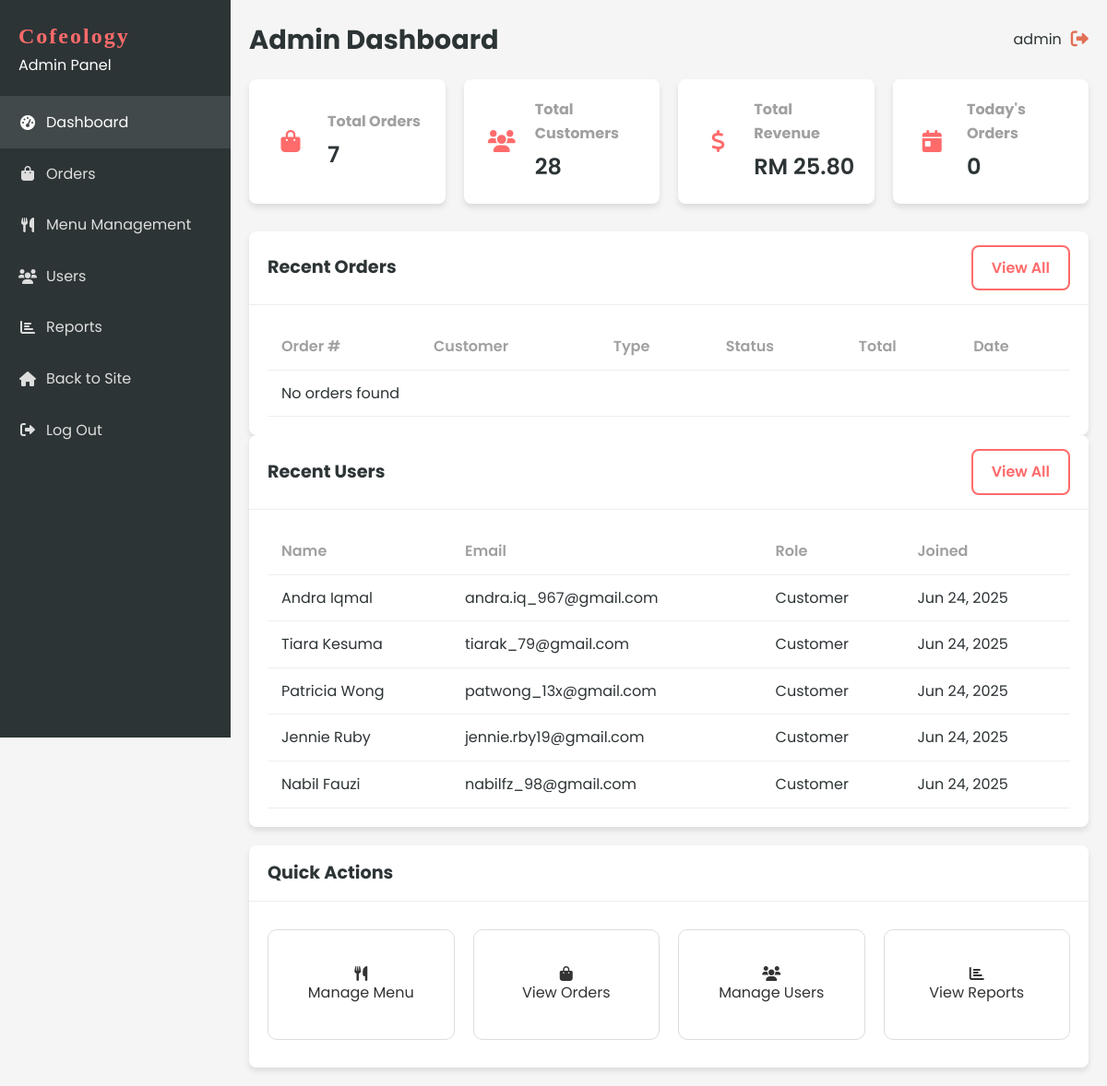
The app's page /admin/dashboard.php (signed in) with its own data.
### tables this page shows
CREATE TABLE `customer` (
  `CUST_ID` int(11) NOT NULL AUTO_INCREMENT,
  `CUSTOMER_ID` varchar(20) NOT NULL,
  `CUST_NAME` varchar(100) NOT NULL,
  `CUST_NPHONE` varchar(20) NOT NULL,
  `CUST_EMAIL` varchar(100) NOT NULL,
  `CUST_PASSWORD` varchar(255) NOT NULL,
  `MEMBERSHIP` enum('basic','premium','vip') DEFAULT 'basic',
  `created_at` timestamp NOT NULL DEFAULT current_timestamp(),
  `updated_at` timestamp NOT NULL DEFAULT current_timestamp() ON UPDATE current_timestamp(),
  PRIMARY KEY (`CUST_ID`),
  UNIQUE KEY `CUSTOMER_ID` (`CUSTOMER_ID`),
  UNIQUE KEY `CUST_EMAIL` (`CUST_EMAIL`),
  KEY `idx_customer_email` (`CUST_EMAIL`)
);

### includes/functions.php (called while the page is built, shortened)
<?php
function formatCurrency($amount) {
    return 'RM ' . number_format($amount, 2);
}
?>

### admin/dashboard.php (the view, shortened to what this page needs)
<?php
include '../includes/db_connect.php';
include '../includes/functions.php';
$stats = [];
$result = $conn->query("SELECT COUNT(*) as total FROM `ORDER`");
$stats['total_orders'] = $result ? $result->fetch_assoc()['total'] : 0;
$result = $conn->query("SELECT COUNT(*) as total FROM CUSTOMER");
$stats['total_customers'] = $result ? $result->fetch_assoc()['total'] : 0;
$result = $conn->query("SELECT SUM(TOT_AMOUNT) as total FROM `ORDER` WHERE ORDER_STATUS = 'completed'");
$stats['total_revenue'] = $result ? ($result->fetch_assoc()['total'] ?? 0) : 0;
$today = date('Y-m-d');
$result = $conn->query("SELECT COUNT(*) as total FROM `ORDER` WHERE DATE(ORDER_DATE) = '$today'");
$stats['today_orders'] = $result ? $result->fetch_assoc()['total'] : 0;
$stmt = $conn->prepare("
    SELECT o.ORDER_ID, o.ORDER_NUMBER, o.ORDER_DATE, o.ORDER_TIME, o.ORDER_TYPE, o.ORDER_STATUS, o.TOT_AMOUNT,
           c.CUST_NAME as customer_name, c.CUST_EMAIL as customer_email
    FROM `ORDER` o
    JOIN CUSTOMER c ON o.CUST_ID = c.CUST_ID
    ORDER BY o.ORDER_DATE DESC, o.ORDER_TIME DESC
    LIMIT 10
");
$stmt->execute();
$recentOrders = $stmt->get_result()->fetch_all(MYSQLI_ASSOC);
$stmt = $conn->prepare("
    SELECT CUST_ID, CUST_NAME, CUST_EMAIL, MEMBERSHIP, created_at
    FROM CUSTOMER
    ORDER BY created_at DESC
    LIMIT 5
");
$stmt->execute();
$recentUsers = $stmt->get_result()->fetch_all(MYSQLI_ASSOC);
?>
<!DOCTYPE html>
<html lang="en">
<head>
    <link rel="stylesheet" href="../css/style.css?v=1.1">
    <link rel="stylesheet" href="../css/dashboard.css?v=1.1">
    <link rel="stylesheet" href="https://cdnjs.cloudflare.com/ajax/libs/font-awesome/6.0.0-beta3/css/all.min.css">
</head>
<body>
    <div class="dashboard-container">
        <?php include 'sidebar.php'; ?>
        <div class="dashboard-content">
            <header class="dashboard-header">
                <div class="header-title">
                    <h1>Admin Dashboard</h1>
                </div>
                <div class="header-actions">
                    <div class="user-info">
                        <span><?php echo htmlspecialchars($_SESSION['user_name']); ?></span>
                        <a href="../logout.php" class="logout-btn">
                            <i class="fas fa-sign-out-alt"></i>
                        </a>
                    </div>
                </div>
            </header>
            <div class="dashboard-stats">
                <div class="stat-card">
                    <div class="stat-icon">
                        <i class="fas fa-shopping-bag"></i>
                    </div>
                    <div class="stat-info">
                        <h3>Total Orders</h3>
                        <p><?php echo number_format($stats['total_orders']); ?></p>
                    </div>
                </div>
                <div class="stat-card">
                    <div class="stat-icon">
                        <i class="fas fa-users"></i>
                    </div>
                    <div class="stat-info">
                        <h3>Total Customers</h3>
                        <p><?php echo number_format($stats['total_customers']); ?></p>
                    </div>
                </div>
                <div class="stat-card">
                    <div class="stat-icon">
                        <i class="fas fa-dollar-sign"></i>
                    </div>
                    <div class="stat-info">
                        <h3>Total Revenue</h3>
                        <p><?php echo formatCurrency($stats['total_revenue']); ?></p>
                    </div>
                </div>
                <div class="stat-card">
                    <div class="stat-icon">
                        <i class="fas fa-calendar-day"></i>
                    </div>
                    <div class="stat-info">
                        <h3>Today's Orders</h3>
                        <p><?php echo number_format($stats['today_orders']); ?></p>
                    </div>
                </div>
            </div>
            <div class="dashboard-main">
                <div class="dashboard-grid">
                    <div class="card">
                        <div class="card-header">
                            <h2>Recent Orders</h2>
                            <a href="orders.php" class="btn btn-outline btn-sm">View All</a>
                        </div>
                        <div class="card-body">
                            <div class="table-responsive">
                                <table class="table">
                                    <thead>
                                        <tr>
                                            <th>Order #</th>
                                            <th>Customer</th>
                                            <th>Type</th>
                                            <th>Status</th>
                                            <th>Total</th>
                                            <th>Date</th>
                                        </tr>
                                    </thead>
                                    <tbody>
                                        <?php if (empty($recentOrders)): ?>
                                            <tr>
                                                <td colspan="6" class="text-center">No orders found</td>
                                            </tr>
                                        <?php endif; ?>
                                    </tbody>
                                </table>
                            </div>
                        </div>
                    </div>
                    <div class="card">
                        <div class="card-header">
                            <h2>Recent Users</h2>
                            <a href="users.php" class="btn btn-outline btn-sm">View All</a>
                        </div>
                        <div class="card-body">
                            <div class="table-responsive">
                                <table class="table">
                                    <thead>
                                        <tr>
                                            <th>Name</th>
                                            <th>Email</th>
                                            <th>Role</th>
                                            <th>Joined</th>
                                        </tr>
                                    </thead>
                                    <tbody>
                                        <?php if (empty($recentUsers)): ?>
                                            <tr>
                                                <td colspan="4" class="text-center">No users found</td>
                                            </tr>
                                        <?php else: ?>
                                            <?php foreach ($recentUsers as $user): ?>
                                                <tr>
                                                    <td><?php echo htmlspecialchars($user['CUST_NAME']); ?></td>
                                                    <td><?php echo htmlspecialchars($user['CUST_EMAIL']); ?></td>
                                                    <td>
                                                        <span class="role-badge customer">
                                                            Customer
                                                        </span>
                                                    </td>
                                                    <td><?php echo date('M d, Y', strtotime($user['created_at'])); ?></td>
                                                </tr>
                                            <?php endforeach; ?>
                                        <?php endif; ?>
                                    </tbody>
                                </table>
                            </div>
                        </div>
                    </div>
                </div>
                <div class="card">
                    <div class="card-header">
                        <h2>Quick Actions</h2>
                    </div>
                    <div class="card-body">
                        <div class="quick-actions">
                            <a href="menu.php" class="quick-action-btn">
                                <i class="fas fa-utensils"></i>
                                <span>Manage Menu</span>
                            </a>
                            <a href="orders.php" class="quick-action-btn">
                                <i class="fas fa-shopping-bag"></i>
                                <span>View Orders</span>
                            </a>
                            <a href="users.php" class="quick-action-btn">
                                <i class="fas fa-users"></i>
                                <span>Manage Users</span>
                            </a>
                            <a href="reports.php" class="quick-action-btn">
                                <i class="fas fa-chart-bar"></i>
                                <span>View Reports</span>
                            </a>
                        </div>
                    </div>
                </div>
            </div>
        </div>
    </div>
</body>
</html>

### css/style.css (style rules this page uses)
:root { --primary-color: #ff6b6b; --secondary-color: #4ecdc4; --accent-color: #ffd166; --dark-color: #2d3436; --light-color: #f8f9fa; --success-color: #6bcd69; --warning-color: #ffd166; --danger-color: #e17055; --gray-color: #a0a0a0; --border-radius: 8px; --box-shadow: 0 4px 6px rgba(0, 0, 0, 0.1); --transition: all 0.3s ease; }
* { margin: 0; padding: 0; box-sizing: border-box; }
body { font-family: 'Poppins', "Segoe UI", Tahoma, Geneva, Verdana, sans-serif; line-height: 1.6; color: var(--dark-color); background-color: #f5f5f5; }
a { text-decoration: none; color: var(--primary-color); transition: var(--transition); }
.btn { display: inline-block; padding: 10px 20px; border-radius: var(--border-radius); font-family: 'Poppins', sans-serif; font-weight: 600; text-align: center; cursor: pointer; transition: var(--transition); border: none; }
.btn-outline { background-color: transparent; border: 2px solid var(--primary-color); color: var(--primary-color); }
.header-actions { display: flex; align-items: center; }
.header-actions > * { margin-left: 15px; }
.quick-actions { display: flex; flex-wrap: wrap; justify-content: space-between; gap: 20px; padding: 10px 0; }
.quick-action-btn { flex: 1 1 calc(25% - 20px); display: flex; flex-direction: column; align-items: center; justify-content: center; text-align: center; padding: 20px; background-color: #fff; border: 1px solid #ddd; border-radius: 10px; text-decoration: none; color: #333; transition: transform 0.3s ease; min-width: 150px; height: 120px; }

### css/dashboard.css (style rules this page uses)
.dashboard-container { display: flex; min-height: 100vh; }
.dashboard-content { flex: 1; margin-left: 250px; padding: 20px; background-color: #f5f5f5; }
.dashboard-header { display: flex; justify-content: space-between; align-items: center; margin-bottom: 20px; }
.header-title h1 { margin: 0; font-size: 1.8rem; }
.header-actions { display: flex; align-items: center; }
.user-info { display: flex; align-items: center; }
.user-info span { margin-right: 10px; }
.logout-btn { color: var(--danger-color); font-size: 1.2rem; }
.dashboard-stats { display: grid; grid-template-columns: repeat(auto-fit, minmax(200px, 1fr)); gap: 20px; margin-bottom: 30px; }
.stat-card { background-color: white; border-radius: var(--border-radius); box-shadow: var(--box-shadow); padding: 20px; display: flex; align-items: center; }
.stat-icon { width: 50px; height: 50px; background-color: rgba(var(--primary-color-rgb), 0.1); color: var(--primary-color); border-radius: 50%; display: flex; justify-content: center; align-items: center; font-size: 1.5rem; margin-right: 15px; }
.stat-info h3 { margin: 0 0 5px; font-size: 1rem; color: var(--gray-color); }
.stat-info p { margin: 0; font-size: 1.5rem; font-weight: 600; }
.dashboard-main { display: grid; grid-template-columns: 1fr; gap: 20px; }
.card { background-color: white; border-radius: var(--border-radius); box-shadow: var(--box-shadow); overflow: hidden; }
.card-header { padding: 15px 20px; border-bottom: 1px solid #eee; display: flex; justify-content: space-between; align-items: center; }
.card-header h2 { margin: 0; font-size: 1.2rem; }
.card-body { padding: 20px; }
.table-responsive { overflow-x: auto; }
.table { width: 100%; border-collapse: collapse; }
.table th, .table td { padding: 12px 15px; text-align: left; border-bottom: 1px solid #eee; }
.table th { font-weight: 600; color: var(--gray-color); }
.text-center { text-align: center; }

### records on screen
customer: CUST_NAME "Andra Iqmal", CUST_EMAIL "andra.iq_967@gmail.com", created_at "Jun 24, 2025"
customer: CUST_NAME "Tiara Kesuma", CUST_EMAIL "tiarak_79@gmail.com", created_at "Jun 24, 2025"
customer: CUST_NAME "Patricia Wong", CUST_EMAIL "patwong_13x@gmail.com", created_at "Jun 24, 2025"
customer: CUST_NAME "Jennie Ruby", CUST_EMAIL "jennie.rby19@gmail.com", created_at "Jun 24, 2025"
customer: CUST_NAME "Nabil Fauzi", CUST_EMAIL "nabilfz_98@gmail.com", created_at "Jun 24, 2025"

### other values on screen
$_SESSION['user_name'] "admin"
$stats['total_orders'] "7"
$stats['total_customers'] "28"
formatCurrency($stats['total_revenue']) "RM 25.80"
$stats['today_orders'] "0"
